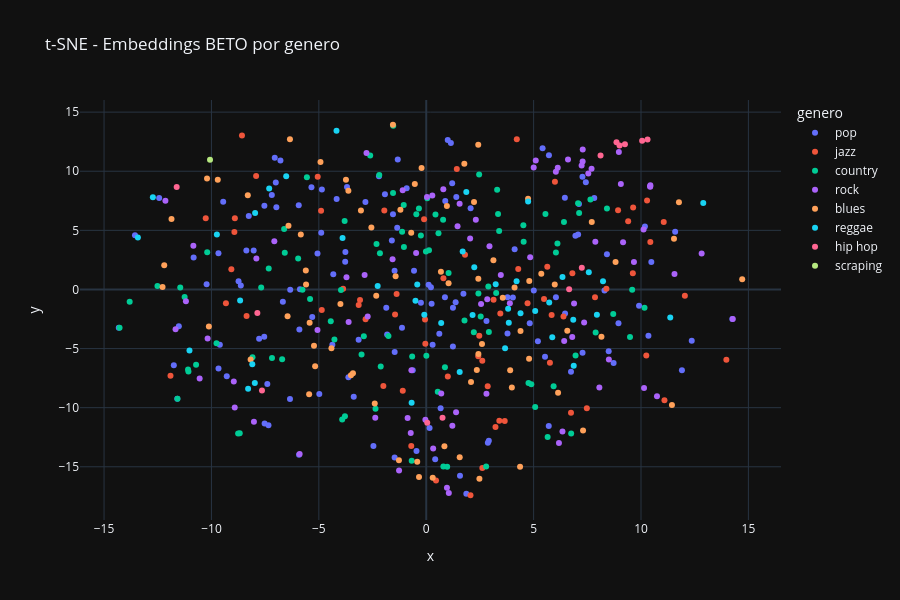

This figure's notebook cell:
### Code cell
##VISUALIZACIONES TSNE Y EMBENDINGS BETO
print("Generando visualizacion t-SNE de embeddings BETO...")

tsne = TSNE(n_components=2, random_state=42, perplexity=30)
embeddings_2d = tsne.fit_transform(embeddings_matrix)

df_muestra["x"] = embeddings_2d[:, 0]
df_muestra["y"] = embeddings_2d[:, 1]
df_muestra["genero"] = df_muestra["genero"].fillna("scraping")

fig = px.scatter(
    df_muestra,
    x="x",
    y="y",
    color="genero",
    hover_data=["titulo", "artista"],
    title="t-SNE - Embeddings BETO por genero",
    width=900,
    height=600
)
fig.show()

### Figure 1 — Plotly figure (JSON) as saved in the notebook; plotly's stock layout.template omitted (floating-point values rounded to 4 significant figures; data arrays with more than 128 entries replaced by an {"elided": "..."} marker saying what was removed)
{"data": [{"customdata": {"elided": "129x2 str values"}, "hovertemplate": "genero=pop<br>x=%{x}<br>y=%{y}<br>titulo=%{customdata[0]}<br>artista=%{customdata[1]}<extra></extra>", "legendgroup": "pop", "marker": {"color": "#636efa", "symbol": "circle"}, "mode": "markers", "name": "pop", "orientation": "v", "showlegend": true, "x": {"elided": "129 float values"}, "xaxis": "x", "y": {"elided": "129 float values"}, "yaxis": "y", "type": "scatter"}, {"customdata": {"elided": "66x2 str values"}, "hovertemplate": "genero=jazz<br>x=%{x}<br>y=%{y}<br>titulo=%{customdata[0]}<br>artista=%{customdata[1]}<extra></extra>", "legendgroup": "jazz", "marker": {"color": "#EF553B", "symbol": "circle"}, "mode": "markers", "name": "jazz", "orientation": "v", "showlegend": true, "x": [2.612, -5.053, -3.87, -0.04185, 3.224, -8.364, 2.422, 13.97, -1.996, 9.619, 4.217, -0.6961, -7.921, -9.326, 2.47, 2.06, -1.38, -10.27, 1.004, 10.43, 3.135, 5.838, -4.864, 8.388, -0.05601, 8.932, -0.09997, -9.073, 5.759, -8.579, 1.423, -1.952, -1.452, 3.655, 1.804, 5.636, -1.092, 11.06, -2.825, 9.402, 6.39, -3.082, -8.911, 11.09, 7.478, 3.403, 0.8003, 5.991, 10.28, -8.932, 12.04, 4.284, 3.448, 10.25, -11.91, 2.863, 6.804, 7.858, 4.717, 6.74, 9.634, -4.896, 0.4556, 5.484, -3.144, 2.61], "xaxis": "x", "y": [-15.1, 9.542, 0.06819, -4.589, -11.63, -2.253, -5.646, -5.941, -8.166, 1.381, 12.7, -13.24, 9.593, -1.169, -3.923, -17.41, -0.3937, 6.023, -7.363, 4.012, -0.8613, -2.169, -1.736, 0.06226, -2.537, 6.694, 5.937, 1.7, -6.201, 13.03, 10.18, 6.669, -2.114, -11.13, 2.934, 1.917, -8.565, 5.703, -2.512, 5.776, -2.29, -0.89, 6.029, -9.382, -10.05, -11.1, 0.9524, 9.121, 7.53, 4.859, -0.5385, 1.74, -2.037, -5.576, -7.29, -8.184, 1.363, -0.6633, -1.171, -10.43, 6.925, 6.654, -16.17, -0.7978, -1.32, -6.037], "yaxis": "y", "type": "scatter"}, {"customdata": {"elided": "95x2 str values"}, "hovertemplate": "genero=country<br>x=%{x}<br>y=%{y}<br>titulo=%{customdata[0]}<br>artista=%{customdata[1]}<extra></extra>", "legendgroup": "country", "marker": {"color": "#00cc96", "symbol": "circle"}, "mode": "markers", "name": "country", "orientation": "v", "showlegend": true, "x": [3.344, 3.256, 5.931, -8.089, -3.969, 3.395, -3.012, -6.586, -11.45, -11.09, 2.429, -1.545, 0.006196, -5.963, -7.684, 7.646, 0.4305, 4.523, 0.04722, 6.038, 7.888, -0.3407, 3.302, -1.123, -3.784, -10.72, -1.537, 1.782, -3.913, 6.108, -2.362, -11.07, 0.9754, 8.415, -11.58, -4.445, -5.763, 5.072, -12.51, -2.905, 0.8705, 2.79, -7.334, 7.118, 5.551, -7.182, -2.314, -6.708, 4.761, 4.892, 2.216, -3.799, -6.615, -1.759, 0.7971, -9.764, 9.588, 1.041, -4.275, -5.556, -2.186, -0.6549, -5.409, 0.5703, -14.28, 7.069, 2.892, -0.2498, 0.7851, 0.5368, 8.707, -0.6762, -0.01316, -1.048, -1.039, -0.4609, -10.2, 5.652, 6.953, -13.81, -2.609, -8.757, 0.1282, 9.488, -2.119, -2.156, -8.684, 6.412, 2.535, -11.25, 10.16, 2.916, 4.535, 2.464, 6.747], "xaxis": "x", "y": [6.383, -0.3098, -8.177, -5.737, -0.04165, 4.935, -5.51, 3.105, 0.1726, -6.762, -0.3408, 8.168, -5.604, 2.614, 0.1655, 7.614, 6.339, 5.428, 7.725, 3.134, -3.633, 6.846, 8.426, 4.885, -10.72, -6.374, 13.84, -2.618, -11.0, 3.894, -10.08, -6.939, -15.0, 6.858, -9.252, -2.681, -0.02633, -9.942, 0.2927, -3.963, -6.578, -14.98, 1.778, 6.471, 6.381, -5.788, 3.852, -5.9, -7.921, -8.015, -3.629, 5.798, 5.121, -3.933, -14.98, -4.545, -0.01826, 1.388, -4.239, 9.486, 9.676, -5.667, -0.8114, 4.746, -3.234, 7.299, 0.2469, 4.559, 5.896, -8.65, -2.068, -14.48, 3.217, 7.139, 3.591, 6.354, 3.148, -12.48, -5.586, -1.046, 11.34, -12.19, 3.307, -4.026, -6.507, 3.063, -12.17, 5.701, -2.28, -0.6362, -1.557, -3.599, 4.029, 9.718, -12.17], "yaxis": "y", "type": "scatter"}, {"customdata": {"elided": "79x2 str values"}, "hovertemplate": "genero=rock<br>x=%{x}<br>y=%{y}<br>titulo=%{customdata[0]}<br>artista=%{customdata[1]}<extra></extra>", "legendgroup": "rock", "marker": {"color": "#ab63fa", "symbol": "circle"}, "mode": "markers", "name": "rock", "orientation": "v", "showlegend": true, "x": [-1.567, -5.064, -3.713, -7.072, -8.96, 10.74, 1.458, 1.216, 7.235, 6.123, 7.352, 10.44, 6.036, 2.841, 7.282, 9.061, 11.56, 7.286, -0.03908, -2.726, 1.051, 4.839, 7.547, 0.7954, 10.12, 10.14, 0.2835, 2.309, 2.553, 3.894, -5.894, 14.27, 2.804, 6.343, 9.166, 1.39, -0.7212, 0.3228, 9.67, 8.502, -8.916, 0.6988, -2.869, -8.022, -12.14, 5.004, 0.03604, 7.874, -0.8677, 6.883, 0.9642, 10.42, -0.4709, 8.969, -10.55, 5.098, -11.19, 7.698, -0.6895, -2.782, -10.84, 6.179, 12.82, 6.601, 1.554, -10.18, -1.096, -2.373, 2.944, -7.909, -1.265, 8.06, 2.043, 6.423, -11.67, 3.473, 6.798, -3.613, 10.43], "xaxis": "x", "y": [2.55, -3.437, 1.037, 4.077, -7.789, -9.039, 5.341, -11.54, 10.48, 10.29, -2.798, 8.806, 9.95, -0.829, 10.83, 8.928, 1.307, 11.83, -11.01, -2.297, -17.22, 2.725, 9.817, 8.484, 5.082, -8.33, 7.946, 5.887, -1.231, -1.173, -13.92, -2.506, -8.822, -12.01, 3.995, -10.38, -12.14, -13.45, 2.33, -5.915, -9.981, -8.801, 1.225, -11.19, 7.5, 10.32, 7.828, 4.029, -10.87, -1.191, -16.78, 8.737, 3.077, 11.63, -7.523, 10.9, -0.994, 10.21, -6.825, 11.54, 3.693, -12.99, 3.043, 10.99, 7.247, -4.158, 8.391, -10.86, 3.647, 2.627, -15.32, -8.287, 4.31, -4.353, -3.357, 1.233, -4.011, -2.763, 8.694], "yaxis": "y", "type": "scatter"}, {"customdata": {"elided": "75x2 str values"}, "hovertemplate": "genero=blues<br>x=%{x}<br>y=%{y}<br>titulo=%{customdata[0]}<br>artista=%{customdata[1]}<extra></extra>", "legendgroup": "blues", "marker": {"color": "#FFA15A", "symbol": "circle"}, "mode": "markers", "name": "blues", "orientation": "v", "showlegend": true, "x": [-1.426, -8.177, -3.411, 3.564, -9.706, 4.39, 2.422, 5.358, -0.3363, -5.607, -5.595, -1.202, 4.369, 2.596, -0.699, 6.567, -5.173, 3.128, 4.113, -5.451, -4.923, 8.816, 11.54, 2.426, 1.774, -2.397, -3.505, 4.788, 0.6837, -6.456, 14.71, -2.327, 8.159, -4.414, -3.04, 2.225, -2.555, 7.708, -3.737, -5.429, -5.226, 2.355, -10.12, 7.301, 2.085, 0.9619, -12.2, 4.742, 3.908, 11.77, -1.55, 11.44, 1.558, 2.429, -1.271, 6.139, -10.21, 3.986, -3.995, 2.476, 1.041, 4.798, -8.308, 5.984, -0.4193, 0.3021, -6.345, 0.847, -12.28, -3.624, -5.839, -0.5318, -0.2166, -6.414, -11.86], "xaxis": "x", "y": [1.115, -5.919, -7.085, -0.7073, 9.275, -3.511, 12.25, 1.324, -15.87, 1.596, 0.4282, 6.747, -15.0, -4.609, 4.802, -3.483, -6.497, 2.475, 0.1559, -8.856, 10.78, 2.321, 4.291, 0.9147, 10.63, -9.643, -7.257, -5.861, 1.508, -2.273, 0.8731, -0.5366, -3.999, -4.983, 6.678, 7.405, 5.247, 5.712, 9.281, -2.824, -4.772, -6.815, -3.14, -11.94, -7.819, 7.061, 2.038, 7.68, -6.829, 7.385, 13.93, -9.766, -14.2, -5.456, -14.45, -8.736, 9.38, -8.296, -1.228, -16.01, 0.5205, 0.7088, 7.975, 0.4249, -14.57, -15.94, 12.7, -13.25, 0.2165, 8.353, 4.652, 8.91, 10.27, 5.387, 5.954], "yaxis": "y", "type": "scatter"}, {"customdata": [["hail mi idren", "ini kamoze"], ["i want everything", "the tennors"], ["be careful", "israel vibration"], ["riptide", "pacific dub"], ["i rusalem", "alborosie"], ["thou we are", "unity pacific"], ["i see jah", "mikey dread"], ["pal’ río tanamá", "cultura profética"], ["pardon me", "gregory isaacs"], ["words of wisdom (live)", "dennis brown"], ["wolves & leopards", "dennis brown"], ["poor and clean", "gregory isaacs"], ["confusion", "black roots"], ["enemy", "skip marley"], ["survival", "barrington levy"], ["chains broken", "jah shaka"], ["outcast at last", "sticky fingers"], ["rumors of war", "peter tosh"], ["3am", "vybz kartel"], ["crying games", "lucky dube"], ["tell me the story", "the grace thrillers"], ["fight to survive", "ziggy marley & the melody makers"], ["together as one", "lucky dube"], ["everything crash", "the ethiopians"], ["recruiting soldiers", "peter tosh"], ["hooligans change your style", "john holt"], ["my girl", "glen adams"], ["tenement yard", "jacob miller"], ["survival a.k.a. black survivors", "bob marley & the wailers"], ["soldier take over", "yellowman"], ["man fi rule", "tanya stephens"], ["romans", "black slate"], ["silver tongue show", "groundation"], ["shot by love", "protoje"], ["eyes a bleed (rza remix)", "bounty killer"], ["pomps & pride", "toots & the maytals"], ["the rain", "gappy ranks"], ["the promise land", "dennis brown"], ["soobax", "k'naan"], ["summertime is in our hands", "michael franti & spearhead"], ["keep up", "the expendables"], ["scare him", "the maytals"]], "hovertemplate": "genero=reggae<br>x=%{x}<br>y=%{y}<br>titulo=%{customdata[0]}<br>artista=%{customdata[1]}<extra></extra>", "legendgroup": "reggae", "marker": {"color": "#19d3f3", "symbol": "circle"}, "mode": "markers", "name": "reggae", "orientation": "v", "showlegend": true, "x": [1.697, 7.946, -0.6803, -7.967, 3.672, 1.866, 6.846, -8.293, 5.726, -0.5012, 2.236, -11.02, 4.206, -7.981, -8.666, 3.234, -2.26, 3.812, 6.867, -4.178, 6.343, -7.312, -12.73, 4.745, -6.52, -9.747, 0.6965, 11.36, -0.09048, -8.098, 5.074, 7.569, 1.558, 3.844, 4.39, 12.9, 2.157, 5.868, 8.231, -0.4186, -3.896, -13.42], "xaxis": "x", "y": [3.209, -2.131, -9.587, 6.477, -4.974, 8.24, -2.564, -8.396, -1.102, -0.9597, 1.883, -5.156, 0.6987, -7.904, -0.9341, 0.4467, 0.2955, -1.642, -6.457, 13.43, 1.052, 8.542, 7.802, 7.446, 9.576, 4.647, -2.827, -2.365, -2.139, -6.332, -1.821, 1.457, -6.974, -2.807, -2.004, 7.319, -2.154, -4.042, 0.6942, 0.4226, 4.352, 4.398], "yaxis": "y", "type": "scatter"}, {"customdata": [["the style you haven't done yet", "boogie down productions"], ["headz up", "nappy roots"], ["grndmza pt. 1", "grandmaster melle mel"], ["left handed cigarettes", "radioinactive"], ["bangin screw", "paul wall"], ["i'm throwed", "paul wall"], ["love.", "kendrick lamar"], ["the big payback", "epmd"], ["when i b on tha mic", "rakim"], ["warmachine", "primo"], ["don't sweat the technique", "eric b. & rakim"], ["club on lock", "the sugarhill gang"], ["players anthem", "junior m.a.f.i.a."]], "hovertemplate": "genero=hip hop<br>x=%{x}<br>y=%{y}<br>titulo=%{customdata[0]}<br>artista=%{customdata[1]}<extra></extra>", "legendgroup": "hip hop", "marker": {"color": "#FF6692", "symbol": "circle"}, "mode": "markers", "name": "hip hop", "orientation": "v", "showlegend": true, "x": [6.653, 0.04737, -7.862, -11.62, 10.3, 0.7588, 8.117, 10.05, 8.858, 7.244, 9.002, -7.648, 9.251], "xaxis": "x", "y": [0.01041, -11.28, -2.0, 8.663, 12.68, -10.85, 11.34, 12.57, 12.46, 1.833, 12.18, -8.557, 12.28], "yaxis": "y", "type": "scatter"}, {"customdata": [["Ciega, Sordomuda", "Shakira"]], "hovertemplate": "genero=scraping<br>x=%{x}<br>y=%{y}<br>titulo=%{customdata[0]}<br>artista=%{customdata[1]}<extra></extra>", "legendgroup": "scraping", "marker": {"color": "#B6E880", "symbol": "circle"}, "mode": "markers", "name": "scraping", "orientation": "v", "showlegend": true, "x": [-10.07], "xaxis": "x", "y": [10.97], "yaxis": "y", "type": "scatter"}], "layout": {"xaxis": {"anchor": "y", "domain": [0.0, 1.0], "title": {"text": "x"}}, "yaxis": {"anchor": "x", "domain": [0.0, 1.0], "title": {"text": "y"}}, "legend": {"title": {"text": "genero"}, "tracegroupgap": 0}, "title": {"text": "t-SNE - Embeddings BETO por genero"}, "height": 600, "width": 900}}
